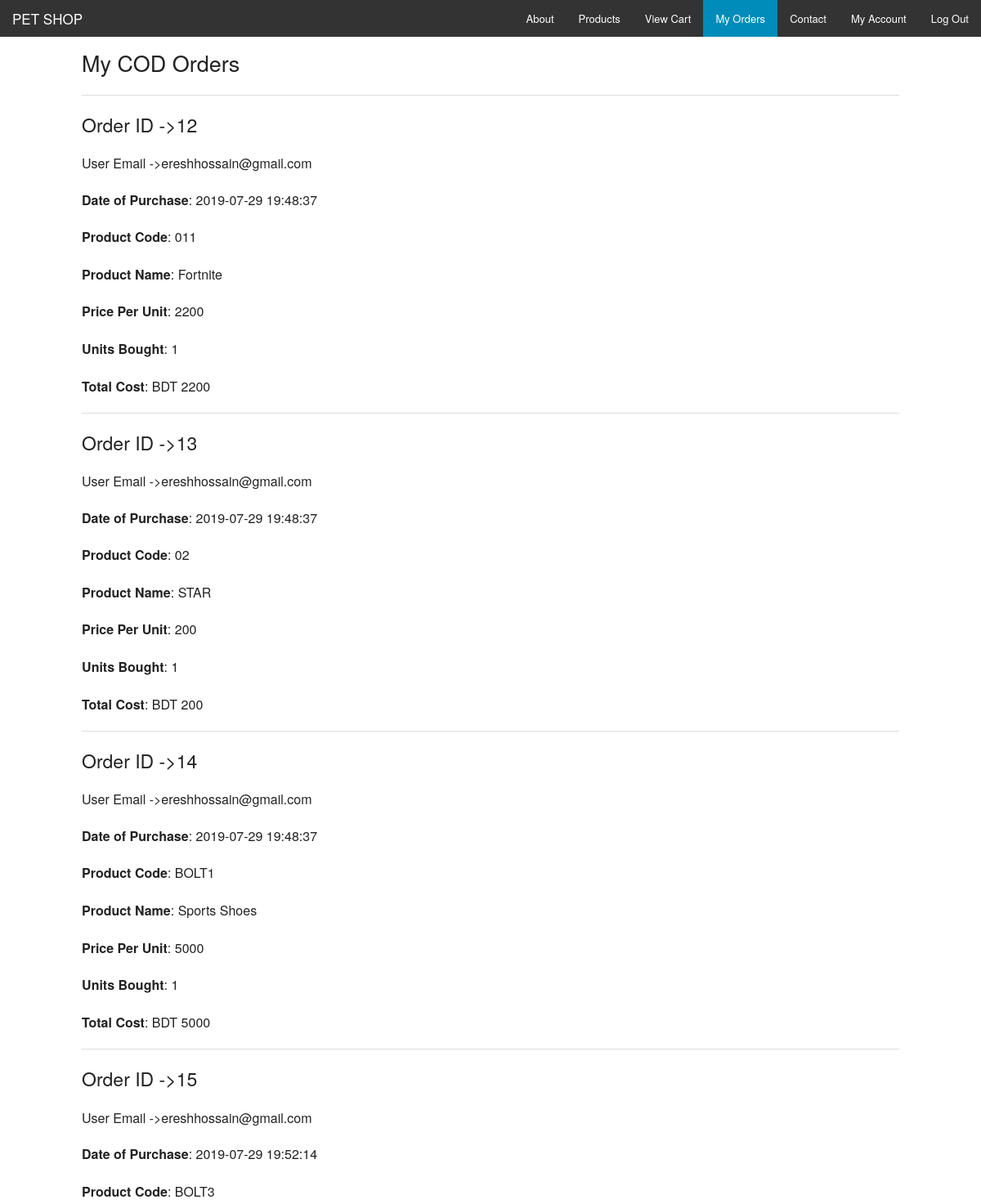
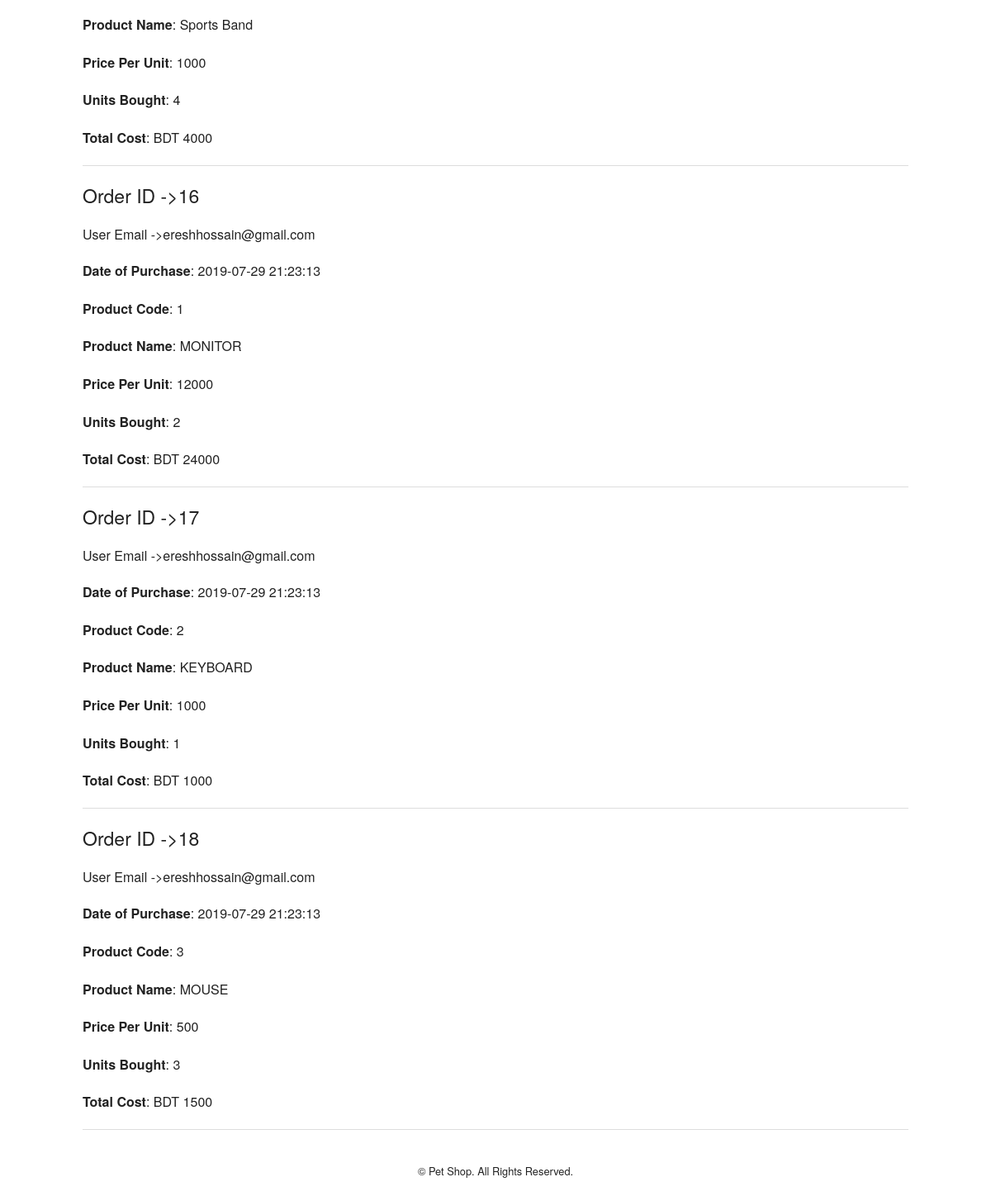
Screenshot of /orders3.php (signed in) with the database file from the repository (2 pictures, top to bottom).
### tables this page shows
CREATE TABLE `orders` (
  `id` int(15) NOT NULL,
  `product_code` varchar(255) NOT NULL,
  `product_name` varchar(255) NOT NULL,
  `product_desc` varchar(255) NOT NULL,
  `price` int(10) NOT NULL,
  `units` int(5) NOT NULL,
  `total` int(15) NOT NULL,
  `date` timestamp NOT NULL DEFAULT CURRENT_TIMESTAMP,
  `email` varchar(255) NOT NULL
);

### config.php (called while the page is built, shortened)
<?php
$currency = 'BDT ';
?>

### orders3.php (the view, shortened to what this page needs)
<?php
include 'config.php';
?>
<!doctype html>
<html class="no-js" lang="en">
  <head>
    <link rel="stylesheet" href="css/foundation.css" />
  </head>
  <body>
    <nav class="top-bar" data-topbar role="navigation">
      <ul class="title-area">
        <li class="name">
          <h1><a href="index.php">PET SHOP</a></h1>
        </li>
      </ul>
      <section class="top-bar-section">
        <ul class="right">
          <li><a href="about.php">About</a></li>
          <li><a href="products.php">Products</a></li>
          <li><a href="cart.php">View Cart</a></li>
          <li class="active"><a href="orders.php">My Orders</a></li>
          <li><a href="contact.php">Contact</a></li>
          <?php
          if(isset($_SESSION['username'])){
            echo '<li><a href="account.php">My Account</a></li>';
            echo '<li><a href="logout.php">Log Out</a></li>';
          }
          else{
            echo '<li><a href="login.php">Log In</a></li>';
            echo '<li><a href="register.php">Register</a></li>';
          }
          ?>
        </ul>
      </section>
    </nav>
    <div class="row" style="margin-top:10px;">
      <div class="large-12">
        <h3>My COD Orders</h3>
        <hr>
        <?php
          $result = $mysqli->query("SELECT * from orders ");
          if($result) {
            while($obj = $result->fetch_object()) {
              echo '<p><h4>Order ID ->'.$obj->id.'</h4></p>';
              echo '<p><h6>User Email ->'.$obj->email.'</h6></p>';
              echo '<p><strong>Date of Purchase</strong>: '.$obj->date.'</p>';
              echo '<p><strong>Product Code</strong>: '.$obj->product_code.'</p>';
              echo '<p><strong>Product Name</strong>: '.$obj->product_name.'</p>';
              echo '<p><strong>Price Per Unit</strong>: '.$obj->price.'</p>';
              echo '<p><strong>Units Bought</strong>: '.$obj->units.'</p>';
              echo '<p><strong>Total Cost</strong>: '.$currency.$obj->total.'</p>';
              echo '<p><hr></p>';
            }
          }
        ?>
      </div>
    </div>
    <div class="row" style="margin-top:10px;">
      <div class="small-12">
        <footer style="margin-top:10px;">
           <p style="text-align:center; font-size:0.8em;">&copy; Pet Shop. All Rights Reserved.</p>
        </footer>
      </div>
    </div>
  </body>
</html>

### rows the page displays
orders: id "12", email "ereshhossain@gmail.com", date "2019-07-29 19:48:37", product_code "011", product_name "Fortnite", price "2200", units "1", total "2200"
orders: id "13", email "ereshhossain@gmail.com", date "2019-07-29 19:48:37", product_code "02", product_name "STAR", price "200", units "1", total "200"
orders: id "14", email "ereshhossain@gmail.com", date "2019-07-29 19:48:37", product_code "BOLT1", product_name "Sports Shoes", price "5000", units "1", total "5000"
orders: id "15", email "ereshhossain@gmail.com", date "2019-07-29 19:52:14", product_code "BOLT3", product_name "Sports Band", price "1000", units "4", total "4000"
orders: id "16", email "ereshhossain@gmail.com", date "2019-07-29 21:23:13", product_code "1", product_name "MONITOR", price "12000", units "2", total "24000"
orders: id "17", email "ereshhossain@gmail.com", date "2019-07-29 21:23:13", product_code "2", product_name "KEYBOARD", price "1000", units "1", total "1000"
orders: id "18", email "ereshhossain@gmail.com", date "2019-07-29 21:23:13", product_code "3", product_name "MOUSE", price "500", units "3", total "1500"
